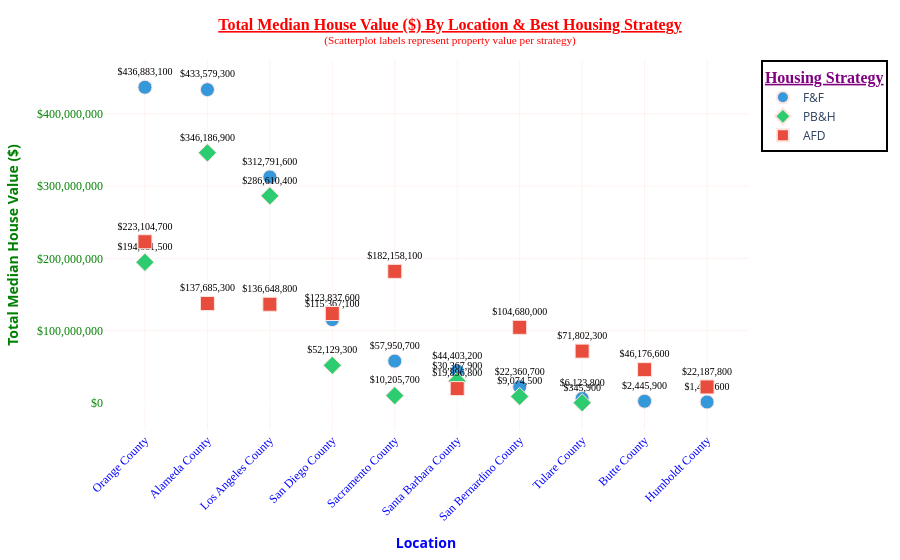

Notebook code cell kept with this figure:
### Markdown cell above
**`Scatterplot - Total Median House Value ($) By Location & Best Housing Strategy`**.

### Code cell
# ── Imports ──────────────────────────────────────────────────────────────────
import plotly.express as px
# import plotly.io as pio                                 # 👈 Add this

# pio.renderers.default = "plotly_mimetype+notebook"     # 👈 Add this
# # ─────────────────────────────────────────────────────────────────────────────

fig = px.scatter(
    c_loc_hs,
    x="location_name",           # Location on X-axis
    y="sum",                      # Total Median House Value on Y-axis
    color="Best Strategy Short",  # Color by Housing Strategy
    symbol="Best Strategy Short", # Different shape per strategy
    size="sum",                 # Bubble size = sum of properties
    text="sum",                 # Show sum labels on points

    # Fomat hover_data values
    hover_data={
        "Cluster": True,       # no format change
        "count": ":,.0f",      # ✅ formatted as \1,234
        "mean": ":$,.0f",      # ✅ formatted as \$1,234
        "median": ":$,.0f",    # ✅ formatted as \$1,234
        "sum": ":$,.0f",       # ✅ formatted as \$1,234
        "proportion": ":.2%",  # ✅ formatted as 15.00%
        "Risk": True,          # no format change
        "Return": True,        # no format change    
    },
    color_discrete_map={
        "PB&H": "#2ecc71",   # green — premium
        "F&F":  "#3498db",   # blue — mid
        "AFD":  "#e74c3c"    # red — affordable
    },
)

fig.update_traces(
    marker=dict(
        size=14,
        line=dict(width=1, color="mistyrose")  # Marker border
    ),
    texttemplate="%{text:$,.0f}",       # ✅ Formats 1000 → 1,000
    textposition="top center",          #  "inside", "top left", "top center", "top right", "middle left", "middle center", "middle right", "bottom left", "bottom center", "bottom right"
    textfont=dict(family="Tahoma", size=10, color="black"),
    selector=dict(mode="markers+text"),
)

fig.update_layout(
    title={
        "text": "<b><u>Total Median House Value ($) By Location & Best Housing Strategy</u></b>"
        "<br><sup>(Scatterplot labels represent property value per strategy)</sup>", 
        "x": 0.5,
        "xanchor": "center",
        "font": {"family": "Tahoma", "size": 16, "color": "red"},
    },
    xaxis_title="<b>Location</b>",
    xaxis=dict(
        color="blue",
        # tickformat="$,.0f",
        tickangle=-45,
        tickfont=dict(family="Tahoma", size=12, color="blue"),
        showgrid=True,           # ✅ Vertical gridlines
        gridcolor="mistyrose",
        gridwidth=0.5,
    ),
    yaxis_title="<b>Total Median House Value ($)</b>",
    yaxis=dict(
        color="green",
        tickformat="$,.0f",
        tickangle=0,
        tickfont=dict(family="Tahoma", size=12, color="green"),
        showgrid=True,           # ✅ Horizontal gridlines
        gridcolor="mistyrose",
        gridwidth=0.5,
    ),
    legend_title={
        "text": "<u><b>Housing Strategy</b></u>",
        "font": {"family": "Tahoma", "size": 16, "color": "purple"},
    },
    legend=dict(
        bgcolor="white",
        bordercolor="black",
        borderwidth=2,
    ),
    plot_bgcolor="white",
    hoverlabel=dict(             # ✅ Styled hover box
        # bgcolor="white",
        font_size=12,
        font_family="Tahoma",
    )
)

#==#

# Define path
# my_path = r"C:\Users\tailb\Downloads"

#==#

# Save as PNG using path
# fig.write_image(os.path.join(my_path, "X.png"))
# print(f"✅ Saved to: {my_path}/X.png")


#==#

# Save as PDF using path
# fig.write_image(os.path.join(my_path, "X.pdf"), width=1920, height=1080, scale=2)
# print(f"✅ Saved to: {my_path}/X.pdf")


#==#

# ── Save Options (uncomment as needed) ──────────────────────────────────────
# fig.write_image("scatterplot.jpeg")
# fig.write_image("scatterplot.svg")
# fig.write_image("scatterplot.pdf")
# fig.write_html("scatterplot.html")
# ────────────────────────────────────────────────────────────────────────────

# # line = "─" * 60
# # print(line)

#==#

fig.show()

### Figure 1 — Plotly figure (JSON) as saved in the notebook; plotly's stock layout.template omitted (floating-point values rounded to 4 significant figures)
{"data": [{"customdata": [[7, 1967, 222100.0, 217600, 0.1125, "Low-Medium", "Medium"], [5, 1851, 234200.0, 235200, 0.1059, "Low-Medium", "Medium"], [0, 1378, 227000.0, 225000, 0.07882, "Low-Medium", "Medium"], [3, 512, 225300.0, 219600, 0.02929, "Low-Medium", "Medium"], [1, 273, 212300.0, 204500, 0.01562, "Low-Medium", "Medium"], [9, 186, 238700.0, 239600, 0.01064, "Low-Medium", "Medium"], [8, 104, 215000.0, 214500, 0.005949, "Low-Medium", "Medium"], [2, 29, 211200.0, 214300, 0.001659, "Low-Medium", "Medium"], [6, 12, 203825, 196900, 0.0006864, "Low-Medium", "Medium"], [4, 6, 233600, 219950, 0.0003432, "Low-Medium", "Medium"]], "hovertemplate": "Best Strategy Short=F&F<br>location_name=%{x}<br>sum=%{text:$,.0f}<br>Cluster=%{customdata[0]}<br>count=%{customdata[1]:,.0f}<br>mean=%{customdata[2]:$,.0f}<br>median=%{customdata[3]:$,.0f}<br>proportion=%{customdata[4]:.2%}<br>Risk=%{customdata[5]}<br>Return=%{customdata[6]}<extra></extra>", "legendgroup": "F&F", "marker": {"color": "#3498db", "line": {"color": "mistyrose", "width": 1}, "size": 14, "sizemode": "area", "sizeref": 1092000.0, "symbol": "circle"}, "mode": "markers+text", "name": "F&F", "orientation": "v", "showlegend": true, "text": [436883100, 433579300, 312791600, 115367100, 57950700, 44403200, 22360700, 6123800, 2445900, 1401600], "textfont": {"color": "black", "family": "Tahoma", "size": 10}, "textposition": "top center", "texttemplate": "%{text:$,.0f}", "type": "scatter", "x": ["Orange County", "Alameda County", "Los Angeles County", "San Diego County", "Sacramento County", "Santa Barbara County", "San Bernardino County", "Tulare County", "Butte County", "Humboldt County"], "xaxis": "x", "y": [436883100, 433579300, 312791600, 115367100, 57950700, 44403200, 22360700, 6123800, 2445900, 1401600], "yaxis": "y"}, {"customdata": [[5, 945, 366300.0, 353800, 0.05405, "Low", "High"], [0, 778, 368400.0, 355150, 0.0445, "Low", "High"], [7, 533, 365300.0, 352200, 0.03049, "Low", "High"], [3, 142, 367100.0, 359650, 0.008122, "Low", "High"], [9, 85, 357300.0, 346000, 0.004862, "Low", "High"], [1, 28, 364500.0, 347000, 0.001602, "Low", "High"], [8, 26, 349000.0, 342400, 0.001487, "Low", "High"], [2, 1, 345900, 345900, 5.72e-05, "Low", "High"]], "hovertemplate": "Best Strategy Short=PB&H<br>location_name=%{x}<br>sum=%{text:$,.0f}<br>Cluster=%{customdata[0]}<br>count=%{customdata[1]:,.0f}<br>mean=%{customdata[2]:$,.0f}<br>median=%{customdata[3]:$,.0f}<br>proportion=%{customdata[4]:.2%}<br>Risk=%{customdata[5]}<br>Return=%{customdata[6]}<extra></extra>", "legendgroup": "PB&H", "marker": {"color": "#2ecc71", "line": {"color": "mistyrose", "width": 1}, "size": 14, "sizemode": "area", "sizeref": 1092000.0, "symbol": "diamond"}, "mode": "markers+text", "name": "PB&H", "orientation": "v", "showlegend": true, "text": [346186900, 286610400, 194681500, 52129300, 30367900, 10205700, 9074500, 345900], "textfont": {"color": "black", "family": "Tahoma", "size": 10}, "textposition": "top center", "texttemplate": "%{text:$,.0f}", "type": "scatter", "x": ["Alameda County", "Los Angeles County", "Orange County", "San Diego County", "Santa Barbara County", "Sacramento County", "San Bernardino County", "Tulare County"], "xaxis": "x", "y": [346186900, 286610400, 194681500, 52129300, 30367900, 10205700, 9074500, 345900], "yaxis": "y"}, {"customdata": [[7, 1547, 144200.0, 151400, 0.08849, "Medium", "Low-Medium"], [1, 1540, 118300.0, 117100, 0.08809, "Medium", "Low-Medium"], [5, 1024, 134500.0, 139800, 0.05857, "Medium", "Low-Medium"], [0, 1034, 132200.0, 136700, 0.05914, "Medium", "Low-Medium"], [3, 944, 131200.0, 135650, 0.054, "Medium", "Low-Medium"], [8, 944, 110900.0, 109950, 0.054, "Medium", "Low-Medium"], [2, 750, 95740.0, 89500, 0.0429, "Medium", "Low-Medium"], [6, 472, 97830.0, 92800, 0.027, "Medium", "Low-Medium"], [4, 222, 99950.0, 93250, 0.0127, "Medium", "Low-Medium"], [9, 150, 132600.0, 135750, 0.00858, "Medium", "Low-Medium"]], "hovertemplate": "Best Strategy Short=AFD<br>location_name=%{x}<br>sum=%{text:$,.0f}<br>Cluster=%{customdata[0]}<br>count=%{customdata[1]:,.0f}<br>mean=%{customdata[2]:$,.0f}<br>median=%{customdata[3]:$,.0f}<br>proportion=%{customdata[4]:.2%}<br>Risk=%{customdata[5]}<br>Return=%{customdata[6]}<extra></extra>", "legendgroup": "AFD", "marker": {"color": "#e74c3c", "line": {"color": "mistyrose", "width": 1}, "size": 14, "sizemode": "area", "sizeref": 1092000.0, "symbol": "square"}, "mode": "markers+text", "name": "AFD", "orientation": "v", "showlegend": true, "text": [223104700, 182158100, 137685300, 136648800, 123837600, 104680000, 71802300, 46176600, 22187800, 19896800], "textfont": {"color": "black", "family": "Tahoma", "size": 10}, "textposition": "top center", "texttemplate": "%{text:$,.0f}", "type": "scatter", "x": ["Orange County", "Sacramento County", "Alameda County", "Los Angeles County", "San Diego County", "San Bernardino County", "Tulare County", "Butte County", "Humboldt County", "Santa Barbara County"], "xaxis": "x", "y": [223104700, 182158100, 137685300, 136648800, 123837600, 104680000, 71802300, 46176600, 22187800, 19896800], "yaxis": "y"}], "layout": {"hoverlabel": {"font": {"family": "Tahoma", "size": 12}}, "legend": {"bgcolor": "white", "bordercolor": "black", "borderwidth": 2, "itemsizing": "constant", "title": {"font": {"color": "purple", "family": "Tahoma", "size": 16}, "text": "<u><b>Housing Strategy</b></u>"}, "tracegroupgap": 0}, "margin": {"t": 60}, "plot_bgcolor": "white", "title": {"font": {"color": "red", "family": "Tahoma", "size": 16}, "text": "<b><u>Total Median House Value ($) By Location & Best Housing Strategy</u></b><br><sup>(Scatterplot labels represent property value per strategy)</sup>", "x": 0.5, "xanchor": "center"}, "xaxis": {"anchor": "y", "color": "blue", "domain": [0, 1], "gridcolor": "mistyrose", "gridwidth": 0.5, "showgrid": true, "tickangle": -45, "tickfont": {"color": "blue", "family": "Tahoma", "size": 12}, "title": {"text": "<b>Location</b>"}}, "yaxis": {"anchor": "x", "color": "green", "domain": [0, 1], "gridcolor": "mistyrose", "gridwidth": 0.5, "showgrid": true, "tickangle": 0, "tickfont": {"color": "green", "family": "Tahoma", "size": 12}, "tickformat": "$,.0f", "title": {"text": "<b>Total Median House Value ($)</b>"}}}}
